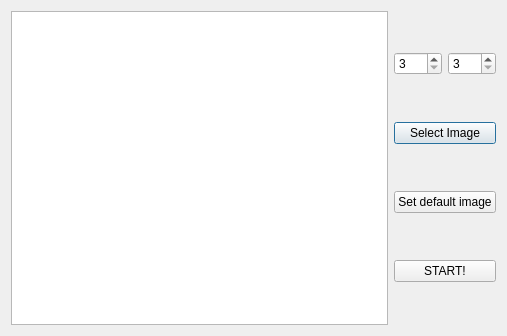
<?xml version="1.0" encoding="UTF-8"?>
<ui version="4.0">
 <class>GameStartDialog</class>
 <widget class="QDialog" name="GameStartDialog">
  <property name="geometry">
   <rect>
    <x>0</x>
    <y>0</y>
    <width>507</width>
    <height>336</height>
   </rect>
  </property>
  <property name="windowTitle">
   <string>Dialog</string>
  </property>
  <layout class="QHBoxLayout" name="horizontalLayout_2">
   <item>
    <widget class="QGraphicsView" name="graphicsView"/>
   </item>
   <item>
    <layout class="QVBoxLayout" name="verticalLayout">
     <item>
      <layout class="QHBoxLayout" name="horizontalLayout">
       <item>
        <widget class="QSpinBox" name="horizontalSpinBox">
         <property name="minimum">
          <number>3</number>
         </property>
         <property name="maximum">
          <number>10</number>
         </property>
        </widget>
       </item>
       <item>
        <widget class="QSpinBox" name="verticalSpinBox">
         <property name="minimum">
          <number>3</number>
         </property>
         <property name="maximum">
          <number>10</number>
         </property>
        </widget>
       </item>
      </layout>
     </item>
     <item>
      <widget class="QPushButton" name="customButton">
       <property name="text">
        <string>Select Image</string>
       </property>
      </widget>
     </item>
     <item>
      <widget class="QPushButton" name="defaultButton">
       <property name="text">
        <string>Set default image</string>
       </property>
      </widget>
     </item>
     <item>
      <widget class="QPushButton" name="startButton">
       <property name="text">
        <string>START!</string>
       </property>
      </widget>
     </item>
    </layout>
   </item>
  </layout>
 </widget>
 <resources/>
 <connections/>
</ui>
